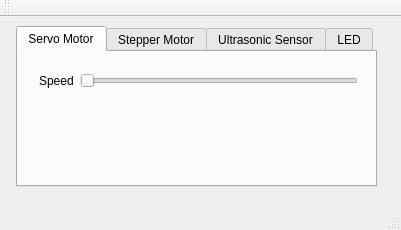
<?xml version="1.0" encoding="UTF-8"?>
<ui version="4.0">
 <class>MainWindow</class>
 <widget class="QMainWindow" name="MainWindow">
  <property name="geometry">
   <rect>
    <x>0</x>
    <y>0</y>
    <width>401</width>
    <height>230</height>
   </rect>
  </property>
  <property name="windowTitle">
   <string>MainWindow</string>
  </property>
  <widget class="QWidget" name="centralWidget">
   <widget class="QTabWidget" name="tabWidget">
    <property name="geometry">
     <rect>
      <x>16</x>
      <y>9</y>
      <width>361</width>
      <height>161</height>
     </rect>
    </property>
    <property name="currentIndex">
     <number>0</number>
    </property>
    <widget class="QWidget" name="tab">
     <attribute name="title">
      <string>Servo Motor</string>
     </attribute>
     <widget class="QWidget" name="formLayoutWidget">
      <property name="geometry">
       <rect>
        <x>10</x>
        <y>10</y>
        <width>341</width>
        <height>41</height>
       </rect>
      </property>
      <layout class="QFormLayout" name="formLayout">
       <item row="0" column="0">
        <widget class="QLabel" name="label">
         <property name="text">
          <string>Speed</string>
         </property>
        </widget>
       </item>
       <item row="0" column="1">
        <widget class="QSlider" name="horizontalSlider">
         <property name="maximumSize">
          <size>
           <width>600</width>
           <height>16777215</height>
          </size>
         </property>
         <property name="orientation">
          <enum>Qt::Horizontal</enum>
         </property>
        </widget>
       </item>
      </layout>
     </widget>
    </widget>
    <widget class="QWidget" name="tab_2">
     <attribute name="title">
      <string>Stepper Motor</string>
     </attribute>
    </widget>
    <widget class="QWidget" name="tab_3">
     <attribute name="title">
      <string>Ultrasonic Sensor</string>
     </attribute>
    </widget>
    <widget class="QWidget" name="tab_4">
     <attribute name="title">
      <string>LED</string>
     </attribute>
    </widget>
   </widget>
  </widget>
  <widget class="QMenuBar" name="menuBar">
   <property name="geometry">
    <rect>
     <x>0</x>
     <y>0</y>
     <width>401</width>
     <height>21</height>
    </rect>
   </property>
  </widget>
  <widget class="QToolBar" name="mainToolBar">
   <attribute name="toolBarArea">
    <enum>TopToolBarArea</enum>
   </attribute>
   <attribute name="toolBarBreak">
    <bool>false</bool>
   </attribute>
  </widget>
  <widget class="QStatusBar" name="statusBar"/>
 </widget>
 <layoutdefault spacing="6" margin="11"/>
 <resources/>
 <connections/>
</ui>
